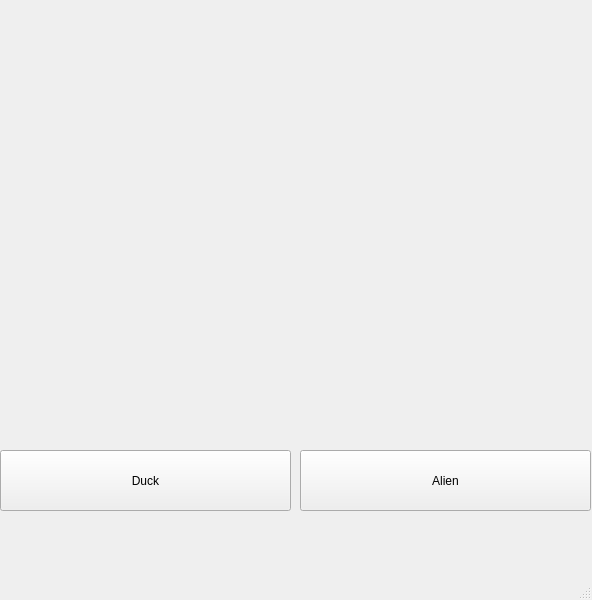
<?xml version="1.0" encoding="UTF-8"?>
<ui version="4.0">
 <class>MainWindow</class>
 <widget class="QMainWindow" name="MainWindow">
  <property name="geometry">
   <rect>
    <x>0</x>
    <y>0</y>
    <width>592</width>
    <height>600</height>
   </rect>
  </property>
  <property name="windowTitle">
   <string>MainWindow</string>
  </property>
  <widget class="QWidget" name="centralwidget">
   <widget class="QLabel" name="photo">
    <property name="geometry">
     <rect>
      <x>0</x>
      <y>0</y>
      <width>591</width>
      <height>401</height>
     </rect>
    </property>
    <property name="text">
     <string/>
    </property>
    <property name="pixmap">
     <pixmap>../../../../Pictures/Logo-AVA/Duck.jpg</pixmap>
    </property>
    <property name="scaledContents">
     <bool>true</bool>
    </property>
   </widget>
   <widget class="QPushButton" name="duck">
    <property name="geometry">
     <rect>
      <x>0</x>
      <y>450</y>
      <width>291</width>
      <height>61</height>
     </rect>
    </property>
    <property name="text">
     <string>Duck</string>
    </property>
   </widget>
   <widget class="QPushButton" name="alien">
    <property name="geometry">
     <rect>
      <x>300</x>
      <y>450</y>
      <width>291</width>
      <height>61</height>
     </rect>
    </property>
    <property name="text">
     <string>Alien</string>
    </property>
   </widget>
  </widget>
  <widget class="QMenuBar" name="menubar">
   <property name="geometry">
    <rect>
     <x>0</x>
     <y>0</y>
     <width>592</width>
     <height>21</height>
    </rect>
   </property>
  </widget>
  <widget class="QStatusBar" name="statusbar"/>
 </widget>
 <resources/>
 <connections/>
</ui>
